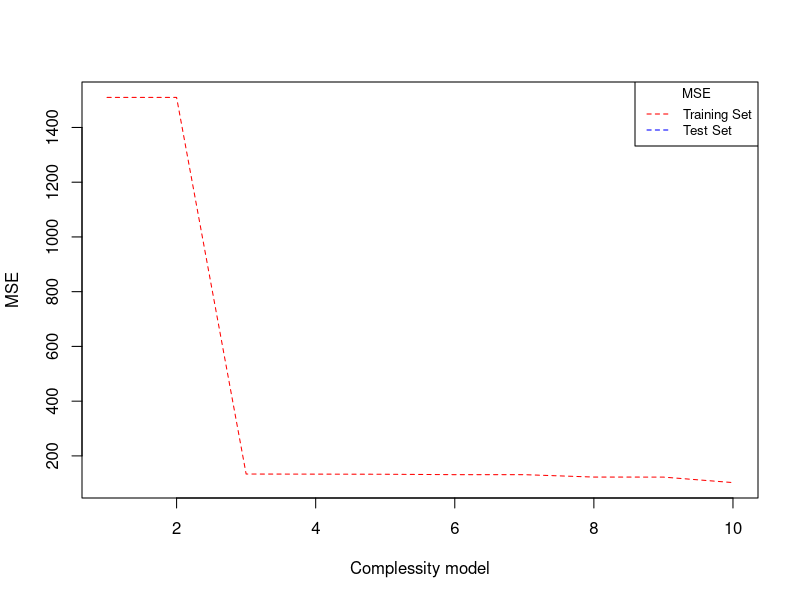

The R script that drew this image:
#esercizio slide: Introduction to MASL
mse <- function(myModel) 
  return (mean(myModel$residuals^2))

#impostatione dei parametri del modello e della simulazione MC
n = 1000
nsim = 10
sigma = 2
split = round(n*0.7)
b0 = -1 # intercetta del modello
b1 = 2 # coefficiente di reg per X1
b2 = 1 # coefficiente di reg l'interazzione tra X1 e X2
#fine impostazione dei parametri

# generazione dei dati e del modello
set.seed(42)
X1 = rnorm(n, sd = 2)
X2 = rnorm(n, sd = 2)
eps = rnorm(n)
Y = -1+2*X1^3+(X1)^2*X2+eps
X = data.frame("Y"= Y, "X1" = X1, "X2" = X2 )
X = X[sample(nrow(X),nrow(X)),] #permuta i dati
# fine generazione

#split dei dati
training = data.frame("Y"=Y[seq(from = 1, to = split)], "X1"=X1[seq(from = 1, to = split)]
                      ,"X2"=X2[seq(from = 1, to = split)])
test = data.frame("Y"=Y[seq(from = split+1, to = length(X1))], "X1"= X1[seq(from = split+1, to = length(X1))]
                  ,"X2"=X2[seq(from = split+1, to = length(X1))])
#fine split data

mseTraining = c()
mseTest = c()
for (i in 1:nsim) {
  #stima del modello con i dati di training
  myMod = lm(Y~poly(X1, degree = i, raw = TRUE)+X1*X2, data = training)
  #modTest = lm(Y~poly(X1, degree = i, raw = TRUE)+X1*X2, data = test)
  mseTraining[i] = mse(myMod)
  mseTest[i] = mean(predict(myMod, test)^2)
}

#plotting 
plot(1:nsim, mseTraining, type="l", pch=19, col="red", lty= 2, xlab="Complessity model", ylab="MSE")
# Add a line
lines(1:nsim, mseTest, pch=19, col="blue", type="l", lty=2)
# Add a legend
legend("topright", legend=c("Training Set", "Test Set"),
       col=c("red", "blue"), lty=c(2,2), cex=0.8, title = "MSE")

